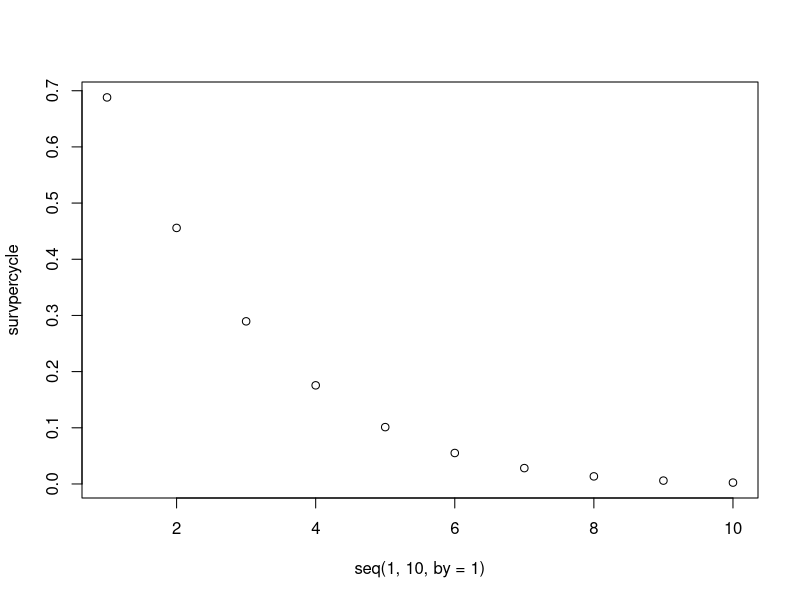
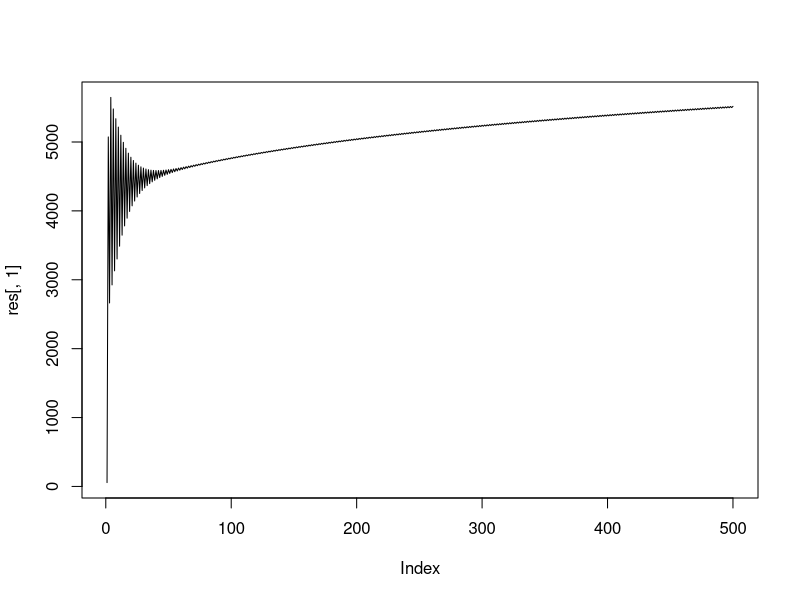
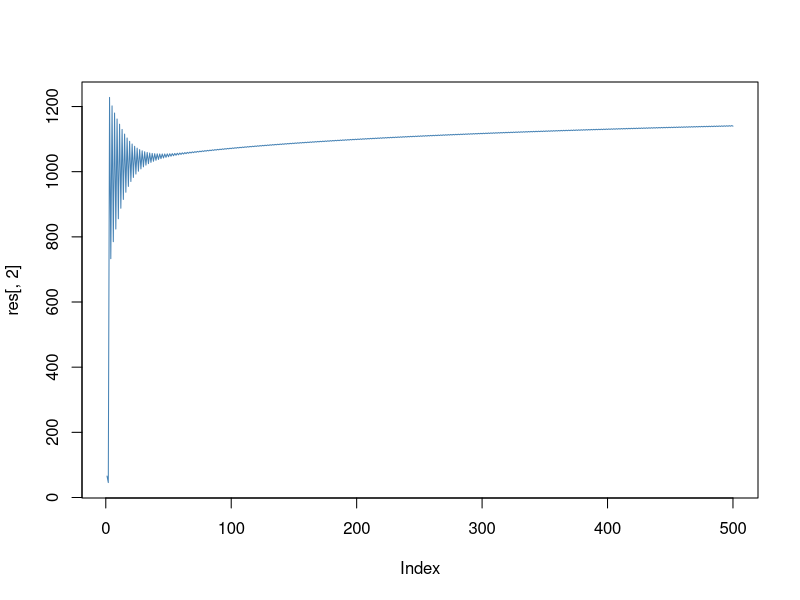
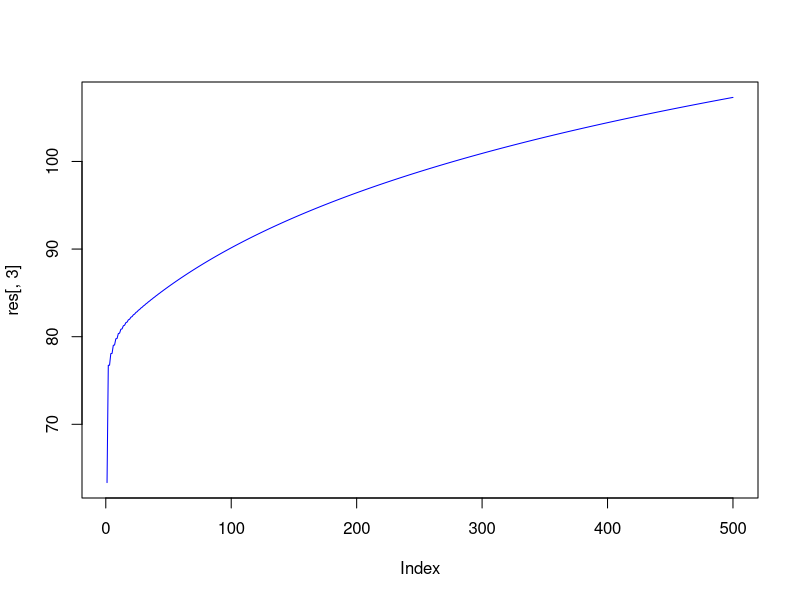
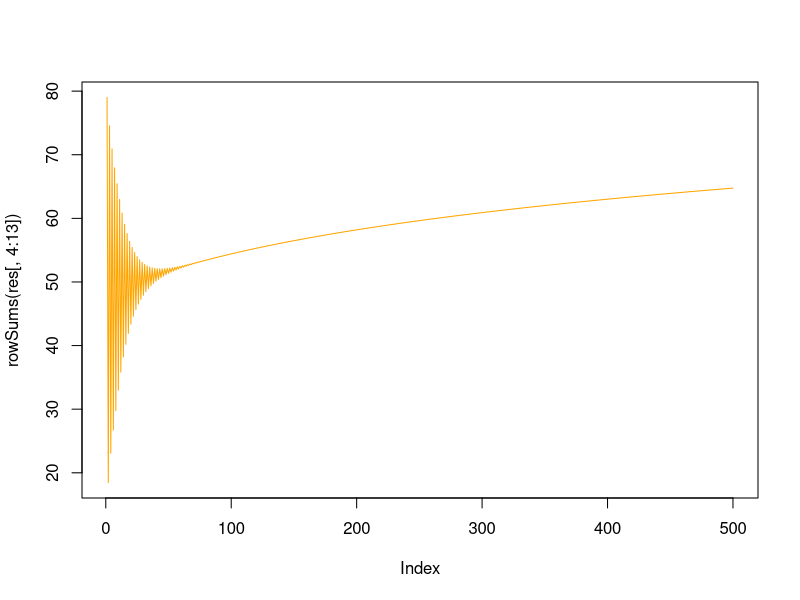
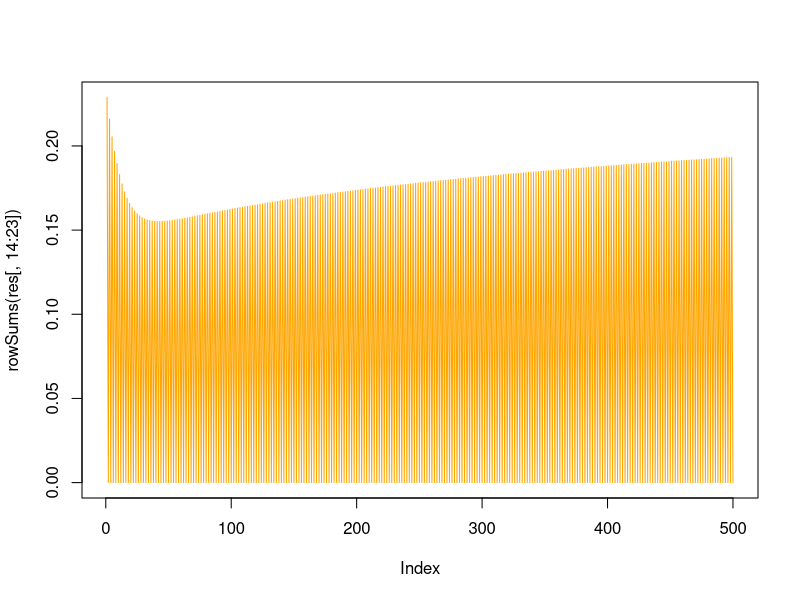
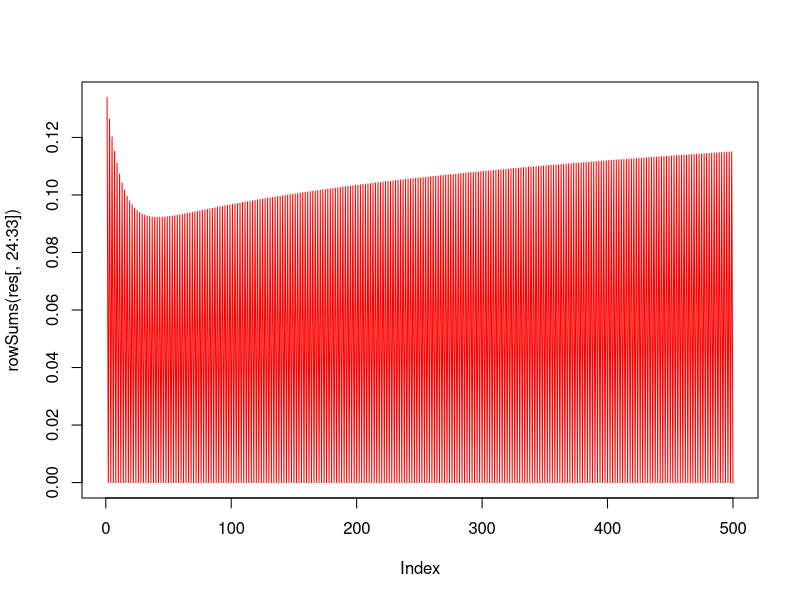
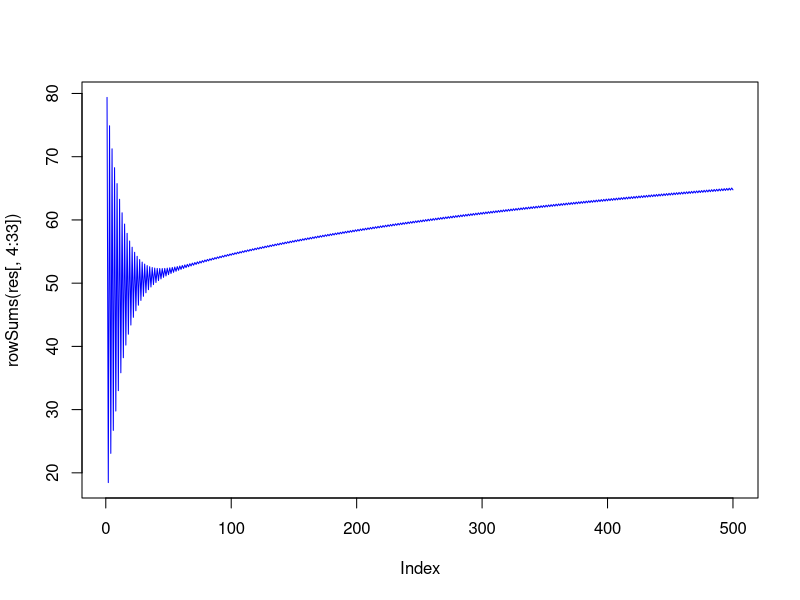

The R script that drew these images, in order:
## Anopheles Population Dynamics Model

# Survival, Gompertz (Clements & Paterson, 1981) ###############################
# By using these parameters, age already in cycles,
# TRANSFIL time step (1 month) equals to 10 gonotrophic cycle of mosquitoes
g1 <- 0.356
g2 <- 0.097

survpercycle <- rep(0,10) # 8 cycles because the last 2 cycles have 0 value
for (age in 0:10){
  survpercycle[age] = 1*exp(-g1/g2*(exp(age*g2)-1)) # survival per cycle with daily mortality update
}
survpercycle

plot(seq(1,10,by=1),survpercycle, type = "p")

# Population Dynamics, Eggs -> Larvae -> Mature (White et al., 2011) ###########
beta <- 21.19*3 # egg deposition rate per-day * 3 days for 1 gonotrophic cycles
mu0 <- .034 # per-capita daily mortality rate of Eggs & early instar larvae * 3 days for 1 gonotrophic cycles
mu1 <- .035 # per-capita daily mortality rate of Late instar larvae * 3 days for 1 gonotrophic cycles
mu2 <- .25 # per-capita daily mortality rate of pupae * 3 days for 1 gonotrophic cycles
gE <- 1/(6.64/3) # time required for growth of Eggs to early instar larvae (in 1 cycle)
gL <- 1/((3.72+0.64)/3)  # time required for growth of early instar larvae to adult mosquitoes (in 1 cycle)

K <- 1000 # carrying capacity
sg <- 13.25 # effects of density-dependence on late instars (L) relative to early instars (E)

## S,E,I are arrays
lambda <- 10/10 # biting rate of mosquitoes per-cycle (source: TRANSFIL, 1 month of TRANSFIL has 10 cycles)
InfecMosq <- 0.37 # proportion of mosquitoes which pick up infection when biting an infective host (source: TRANSFIL)
epsilon <- 1/(14/3) # incubation rate of LF in mosquitoes (per-cycle, which means 3 days)
InfHuman <- 0.01 # 0.01 is trial # Proportion of infected human in the population with detectable microfilariae

# E is eggs, M is array of adults from M1 to M10 (in cycles) ###################
vectorPopDyn <- function(Eggs,Larvae,M){
  tmpEggs = Eggs
  tmpL = Larvae
  tmpM = M
  
  muE = mu0*(1+(tmpEggs+tmpL)/K)
  muL = mu1*(1+sg*(tmpEggs+tmpL)/K)
  
  Eggs = tmpEggs*exp(-muE)*(1-gE) + beta*sum(tmpM)
  Larvae = tmpL*exp(-muL)*(1-gL*exp(-mu2)) + tmpEggs*exp(-muE)*gE
  M = c(tmpL*exp(-muL)*gL*exp(-mu2)*.5,head(tmpM,-1)*survpercycle)
  
  if(Eggs<0) Eggs=0
  if(Larvae<0) Larvae = 0
  
  return(c(Eggs,Larvae,M))
}

# Have not changed the rs initial values yet
rs <- c(115, 60, 52,45,30,11,1.5,0.02,0,0,0) #inital values
timesteps <- 2000 #number of steps
res <- matrix(NA,nrow=timesteps,ncol=11) #saving outputs matrix

# still on progress
## run timesteps
# for (i in 1:timesteps){
#   rs <- vectorPopDyn(rs[1],rs[2],rs[3:11])
#   res[i,] <- rs 
# }
# 
# plot(res[,1],type="l")


### Disease dynamics ###########################################################
### DisDyn 2: Eggs-Larvae-Nulliparous-S-E-I, survival instead of deaths ########
E <- 21.19*3
L <- 0
N <- 0

S_v <- rep(0,10)
E_v <- rep(0,10)
I_v <- rep(0,10)

# 0. CYCLE ARRAYS either odin or I'm a dumb ass and don't understand how to use loops
N_cycle <- 10

cycle_width <- numeric(N_cycle)
for (i in 1:N_cycle) {
  cycle_width[i] <- 3 * i
}

cycle_rate <- numeric(N_cycle)
for (i in 1:(N_cycle - 1)) {
  cycle_rate[i] <- 1 / cycle_width[i]
}
cycle_rate[N_cycle] <- 0

vectorDisDyn <- function(E,L,N,S_v,E_v,I_v){
  tmpE = E
  tmpL = L
  tmpN = N
  tmpS_v = S_v
  tmpE_v = E_v
  tmpI_v = I_v
  
  muE = mu0*3*(1+(tmpE+tmpL)/K)
  muL = mu1*3*(1+sg*(tmpE+tmpL)/K)
  
  # Aquatic Phases
  # By using survived
  E = tmpE*exp(-muE)*(1-gE) + beta*sum(tmpS_v+tmpE_v+tmpI_v)
  L = tmpL*exp(-muL)*(1-gL*exp(-mu2)) + tmpE*exp(-muE)*gE
  N = tmpN*exp(-g1/g2*(exp(0*3*g2)-1)) + tmpL*exp(-muL)*(gL*exp(-mu2))*.5
  
  # By using mortality (hazard function), FAILED, Eggs will be increasing
  # E = beta*sum(tmpS_v+tmpE_v+tmpI_v) -tmpE*(gE+muE)
  # L = tmpE*gE -tmpL*(gL+muL)
  # N = tmpL*gL*(1-mu2)*.5 -tmpN*(g1*exp((0)*3*g2)) # given mortality as age = 1(*3 for 1 cycle), assume g1*exp((0)*3*g2) = baseline mortality rate at day 0
  
  # Adult Mosquitoes
  for (i in 1:N_cycle) {
    if (i == 1) {
      S_v[i] <- -S_v[i]*(exp(-g1/g2*(exp(i*g2)-1)))*((1+lambda*InfecMosq*InfHuman)) +(N - cycle_rate[i]*S_v[i]*(exp(-g1/g2*(exp(i*g2)-1))))
    } else {
      S_v[i] <- -S_v[i]*(exp(-g1/g2*(exp(i*g2)-1)))*((1+lambda*InfecMosq*InfHuman)) +(cycle_rate[i-1]*S_v[i-1]*(exp(-g1/g2*(exp((i-1)*g2)-1))) - cycle_rate[i]*S_v[i]*(exp(-g1/g2*(exp(i*g2)-1))))
    }
    
    if (i == 1) {
      E_v[i] <- S_v[i]*(exp(-g1/g2*(exp(i*g2)-1)))*(lambda*InfecMosq*InfHuman) -E_v[i]*(exp(-g1/g2*(exp(i*g2)-1)))*(1+epsilon) - cycle_rate[i]*E_v[i]*(exp(-g1/g2*(exp(i*g2)-1)))
    } else {
      E_v[i] <- S_v[i]*(exp(-g1/g2*(exp(i*g2)-1)))*(lambda*InfecMosq*InfHuman) -E_v[i]*(exp(-g1/g2*(exp(i*g2)-1)))*(1+epsilon) +(cycle_rate[i-1]*E_v[i-1]*(exp(-g1/g2*(exp((i-1)*g2)-1))) - cycle_rate[i]*E_v[i]*(exp(-g1/g2*(exp(i*g2)-1))))
    }
    
    if (i == 1) {
      I_v[i] <- E_v[i]*(exp(-g1/g2*(exp(i*g2)-1)))*(1-epsilon) -I_v[i]*(exp(-g1/g2*(exp(i*g2)-1))) - cycle_rate[i]*I_v[i]*(exp(-g1/g2*(exp(i*g2)-1)))
    } else {
      I_v[i] <- E_v[i]*(exp(-g1/g2*(exp(i*g2)-1)))*(1-epsilon) -I_v[i]*(exp(-g1/g2*(exp(i*g2)-1))) +(cycle_rate[i-1]*I_v[i-1]*(exp(-g1/g2*(exp((i-1)*g2)-1))) - cycle_rate[i]*I_v[i]*(exp(-g1/g2*(exp(i*g2)-1))))
    }
  }
  
  if(E<0) E <- 0
  if(L<0) L <- 0
  if(N<0) N <- 0
  
  for (i in 1:N_cycle) {
    if(S_v[i] <0) S_v[i] <- 0
    if(E_v[i] <0) E_v[i] <- 0
    if(I_v[i] <0) I_v[i] <- 0
  }
  
  
  return(c(E, L, N, S_v, E_v, I_v))
}

rs <- c(115,60,52,rep(0,3*10)) # Initial values, ncol = 30
timesteps <- 500 #number of steps
res <- matrix(NA,nrow=timesteps,ncol=length(rs)) #saving outputs matrix

## run timesteps
for (i in 1:timesteps){
  # rs <- vectorDisDyn(rs[1],rs[2],rs[3],rs[4:12],rs[13:21],rs[22:30]) # for 9 cycles
  rs <- vectorDisDyn(rs[1],rs[2],rs[3],rs[4:13],rs[14:23],rs[24:33]) # for 10 cycles
  res[i,] <- rs 
}

plot(res[,1],type="l") # Eggs
plot(res[,2], col = "steelblue", type = "l") # Larvae
plot(res[,3], col = "blue", type = "l") # Nulliparous
plot(rowSums(res[,4:13]), col = "Orange", type = "l") # Susceptibles
plot(rowSums(res[,14:23]), col = "Orange", type = "l") # Exposed
plot(rowSums(res[,24:33]), col = "red", type="l") # Infected

plot(rowSums(res[,4:33]), col = "blue", type="l") # All adult parous mosquitoes
tail(rowSums(res[,4:33]))
plot(rowSums(res[,24:33])/rowSums(res[,4:33]), col = "red", type="l") # Proportion of Infectives
tail(rowSums(res[,24:33])/rowSums(res[,4:33]))

# Additional proportion of infected mosquitoes (whether they have mfE, L1, L2, OR L3)
plot(rowSums(res[,14:33])/rowSums(res[,4:33]), col = "red", type="l")
tail(rowSums(res[,14:33])/rowSums(res[,4:33]))
